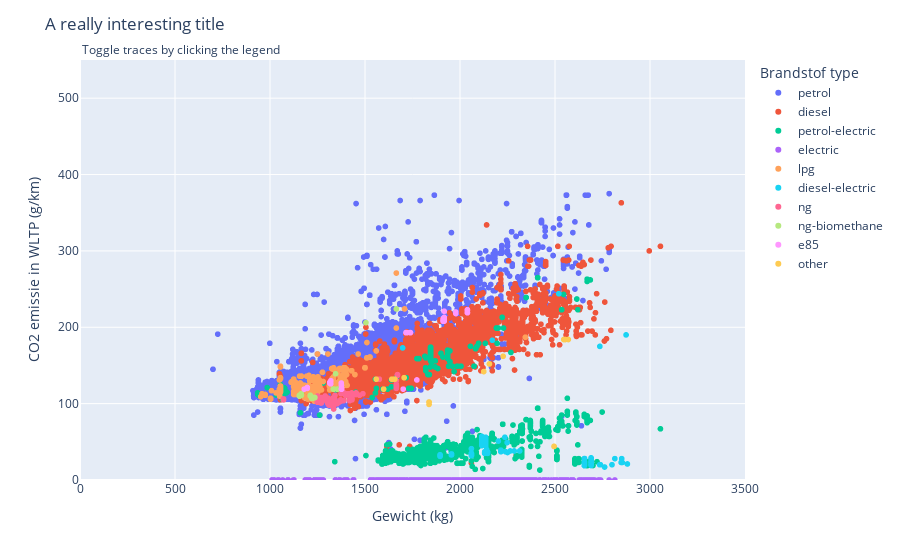

Notebook code for this chart:
### Code cell
car_emission_mass = co2_2021.sample(n=100000, replace=False)
car_emission_mass = car_emission_mass[["Ft", "Ewltp (g/km)", "m (kg)"]]
car_emission_mass.to_csv("car_emission_mass.csv")

# Plot settings
fig = px.scatter(car_emission_mass,
	x="m (kg)",
	y="Ewltp (g/km)",
	color="Ft",
)

# Create toggle visibility button for every fuel type.
buttons = []
for i, val in enumerate(car_emission_mass["Ft"].unique()):
    button = dict(method='restyle',
        label=val,
        args=[{'visible': True}, [i]],
        args2=[{'visible': "legendonly"}, [i]],
    )
    buttons.append(button)

# Menu settings
fig.update_layout(
    updatemenus=[
        dict(
            buttons=buttons,
            visible=False,
        ),
    ],
    annotations=[
        dict(text="Toggle traces by clicking the legend", x=0, xref="paper", y=1.05, yref="paper", align="right", showarrow=False),
    ],
    title_text="A really interesting title",
    legend_title="Brandstof type",
    xaxis_title="Gewicht (kg)",
    xaxis_range=(0, 3500),
    yaxis_title="CO2 emissie in WLTP (g/km)",
    yaxis_range=(0, 550),
)
fig.show()

### Figure 1 — Plotly figure (JSON) as saved in the notebook; plotly's stock layout.template omitted (floating-point values rounded to 4 significant figures; data arrays with more than 128 entries replaced by an {"elided": "..."} marker saying what was removed)
{"data": [{"hovertemplate": "Ft=petrol<br>m (kg)=%{x}<br>Ewltp (g/km)=%{y}<extra></extra>", "legendgroup": "petrol", "marker": {"color": "#636efa", "symbol": "circle"}, "mode": "markers", "name": "petrol", "showlegend": true, "type": "scattergl", "x": {"elided": "55994 int values"}, "xaxis": "x", "y": {"elided": "55994 float values"}, "yaxis": "y"}, {"hovertemplate": "Ft=diesel<br>m (kg)=%{x}<br>Ewltp (g/km)=%{y}<extra></extra>", "legendgroup": "diesel", "marker": {"color": "#EF553B", "symbol": "circle"}, "mode": "markers", "name": "diesel", "showlegend": true, "type": "scattergl", "x": {"elided": "22741 int values"}, "xaxis": "x", "y": {"elided": "22741 float values"}, "yaxis": "y"}, {"hovertemplate": "Ft=petrol-electric<br>m (kg)=%{x}<br>Ewltp (g/km)=%{y}<extra></extra>", "legendgroup": "petrol-electric", "marker": {"color": "#00cc96", "symbol": "circle"}, "mode": "markers", "name": "petrol-electric", "showlegend": true, "type": "scattergl", "x": {"elided": "7947 int values"}, "xaxis": "x", "y": {"elided": "7947 float values"}, "yaxis": "y"}, {"hovertemplate": "Ft=electric<br>m (kg)=%{x}<br>Ewltp (g/km)=%{y}<extra></extra>", "legendgroup": "electric", "marker": {"color": "#ab63fa", "symbol": "circle"}, "mode": "markers", "name": "electric", "showlegend": true, "type": "scattergl", "x": {"elided": "10047 int values"}, "xaxis": "x", "y": {"elided": "10047 int values"}, "yaxis": "y"}, {"hovertemplate": "Ft=lpg<br>m (kg)=%{x}<br>Ewltp (g/km)=%{y}<extra></extra>", "legendgroup": "lpg", "marker": {"color": "#FFA15A", "symbol": "circle"}, "mode": "markers", "name": "lpg", "showlegend": true, "type": "scattergl", "x": {"elided": "2242 int values"}, "xaxis": "x", "y": {"elided": "2242 int values"}, "yaxis": "y"}, {"hovertemplate": "Ft=diesel-electric<br>m (kg)=%{x}<br>Ewltp (g/km)=%{y}<extra></extra>", "legendgroup": "diesel-electric", "marker": {"color": "#19d3f3", "symbol": "circle"}, "mode": "markers", "name": "diesel-electric", "showlegend": true, "type": "scattergl", "x": {"elided": "473 int values"}, "xaxis": "x", "y": {"elided": "473 int values"}, "yaxis": "y"}, {"hovertemplate": "Ft=ng<br>m (kg)=%{x}<br>Ewltp (g/km)=%{y}<extra></extra>", "legendgroup": "ng", "marker": {"color": "#FF6692", "symbol": "circle"}, "mode": "markers", "name": "ng", "showlegend": true, "type": "scattergl", "x": {"elided": "383 int values"}, "xaxis": "x", "y": {"elided": "383 int values"}, "yaxis": "y"}, {"hovertemplate": "Ft=ng-biomethane<br>m (kg)=%{x}<br>Ewltp (g/km)=%{y}<extra></extra>", "legendgroup": "ng-biomethane", "marker": {"color": "#B6E880", "symbol": "circle"}, "mode": "markers", "name": "ng-biomethane", "showlegend": true, "type": "scattergl", "x": [1212, 1155, 1155, 1155, 1355, 1155, 1155, 1236, 1155, 1334, 1212, 1155, 1165, 1155, 1219, 1334, 1355, 1155, 1334, 1165, 1334, 1155, 1334, 1155, 1225, 1155, 1155, 1236, 1155, 1334, 1155, 1155, 1355, 1334, 1155, 1355, 1155, 1355, 1345, 1155, 1236, 1355, 1155, 1155, 1155, 1155, 1155, 1155, 1355, 1155, 1155, 1334, 1155, 1165, 1155, 1155, 1155, 1155, 1155, 1334, 1155, 1155, 1225, 1155, 1505, 1155, 1155, 1334, 1165, 1334, 1155, 1155, 1334, 1155, 1155, 1155, 1334, 1334, 1334, 1155, 1225, 1334, 1355, 1334, 1334, 1236, 1665, 1155, 1212, 1155], "xaxis": "x", "y": [111, 110, 110, 110, 119, 110, 110, 108, 110, 119, 110, 111, 113, 110, 107, 119, 119, 110, 119, 111, 119, 110, 119, 110, 107, 110, 110, 108, 110, 119, 110, 110, 119, 119, 110, 119, 110, 119, 139.1, 110, 108, 119, 110, 110, 110, 110, 110, 110, 119, 110, 110, 119, 110, 113, 110, 110, 110, 110, 110, 119, 110, 110, 108, 110, 206, 110, 110, 119, 111, 119, 110, 110, 119, 110, 110, 110, 119, 119, 119, 110, 108, 119, 119, 119, 119, 108, 224, 110, 110, 110], "yaxis": "y"}, {"hovertemplate": "Ft=e85<br>m (kg)=%{x}<br>Ewltp (g/km)=%{y}<extra></extra>", "legendgroup": "e85", "marker": {"color": "#FF97FF", "symbol": "circle"}, "mode": "markers", "name": "e85", "showlegend": true, "type": "scattergl", "x": [1701, 1721, 1917, 1911, 1911, 1716, 1739, 1917, 1318, 1196, 1196, 1377, 1917, 1315, 1376, 1315, 1196, 2039, 1315, 1911, 1376, 1375, 1978, 1716, 1917, 1318, 1739, 1315, 1377, 1716, 1911, 1196, 1917, 2039, 1721, 1721, 1911, 1180, 1716, 1978, 1911, 1196, 1376, 2039, 1739, 1917, 1315, 1196, 1917, 1196, 1917, 1320, 1773, 1315, 1315, 1911, 1319, 1315, 1716, 1911, 1319, 2039, 1377, 1315, 1917], "xaxis": "x", "y": [119, 193, 213, 209, 209, 193, 193, 209, 127, 121, 121, 120, 211, 127, 124, 127, 121, 222, 127, 211, 119, 127, 220, 193, 212, 128, 193, 127, 119, 193, 208, 121, 221, 223, 193, 193, 209, 119, 193, 218, 209, 120, 119, 219, 193, 208, 127, 121, 211, 121, 210, 130, 131, 127, 127, 209, 126, 127, 193, 208, 126, 219, 119, 128, 210], "yaxis": "y"}, {"hovertemplate": "Ft=other<br>m (kg)=%{x}<br>Ewltp (g/km)=%{y}<extra></extra>", "legendgroup": "other", "marker": {"color": "#FECB52", "symbol": "circle"}, "mode": "markers", "name": "other", "showlegend": true, "type": "scattergl", "x": [1657, 2125, 1559, 2495, 2570, 2227, 2155, 1706, 1837, 1837, 2546, 1598, 1837, 2554, 1648, 2495, 1837, 1641], "xaxis": "x", "y": [132, 142, 132, 44, 184, 162, 152, 134, 102, 102, 184, 119, 99, 184, 132, 44, 102, 132], "yaxis": "y"}], "layout": {"annotations": [{"align": "right", "showarrow": false, "text": "Toggle traces by clicking the legend", "x": 0, "xref": "paper", "y": 1.05, "yref": "paper"}], "legend": {"title": {"text": "Brandstof type"}, "tracegroupgap": 0}, "margin": {"t": 60}, "title": {"text": "A really interesting title"}, "updatemenus": [{"buttons": [{"args": [{"visible": true}, [0]], "args2": [{"visible": "legendonly"}, [0]], "label": "petrol", "method": "restyle"}, {"args": [{"visible": true}, [1]], "args2": [{"visible": "legendonly"}, [1]], "label": "diesel", "method": "restyle"}, {"args": [{"visible": true}, [2]], "args2": [{"visible": "legendonly"}, [2]], "label": "petrol-electric", "method": "restyle"}, {"args": [{"visible": true}, [3]], "args2": [{"visible": "legendonly"}, [3]], "label": "electric", "method": "restyle"}, {"args": [{"visible": true}, [4]], "args2": [{"visible": "legendonly"}, [4]], "label": "lpg", "method": "restyle"}, {"args": [{"visible": true}, [5]], "args2": [{"visible": "legendonly"}, [5]], "label": "diesel-electric", "method": "restyle"}, {"args": [{"visible": true}, [6]], "args2": [{"visible": "legendonly"}, [6]], "label": "ng", "method": "restyle"}, {"args": [{"visible": true}, [7]], "args2": [{"visible": "legendonly"}, [7]], "label": "ng-biomethane", "method": "restyle"}, {"args": [{"visible": true}, [8]], "args2": [{"visible": "legendonly"}, [8]], "label": "e85", "method": "restyle"}, {"args": [{"visible": true}, [9]], "args2": [{"visible": "legendonly"}, [9]], "label": "other", "method": "restyle"}], "visible": false}], "xaxis": {"anchor": "y", "domain": [0, 1], "range": [0, 3500], "title": {"text": "Gewicht (kg)"}}, "yaxis": {"anchor": "x", "domain": [0, 1], "range": [0, 550], "title": {"text": "CO2 emissie in WLTP (g/km)"}}}}
